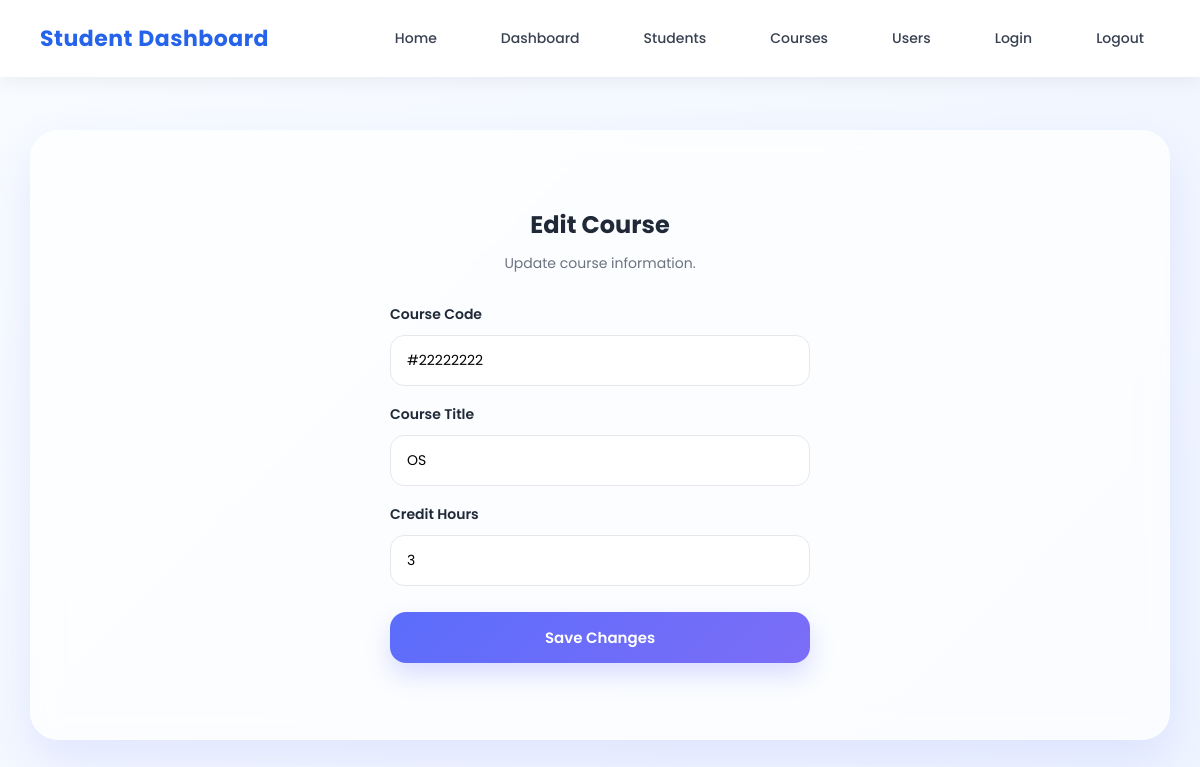
The app's page /courses/edit/1 (signed in) with its own data.
### app/models.py (models this page shows)
class Course(db.Model):
    __tablename__ = "courses"
    id = db.Column(db.Integer, primary_key=True)
    course_code = db.Column(db.String(50), unique=True, nullable=False)
    title = db.Column(db.String(120), nullable=False)
    credit_hours = db.Column(db.Integer, nullable=False)

### app/courses/routes.py (the view, shortened to what this page needs)
@courses.route("/edit/<int:course_id>", methods=["GET", "POST"])
@login_required
def edit_course(course_id):
    course = Course.query.get_or_404(course_id)
    return render_template("courses/edit_course.html", course=course)

### app/templates/courses/edit_course.html
{% extends "base.html" %}
{% block content %}
<div class="auth-container">
    <h2>Edit Course</h2>
    <p class="form-subtitle">Update course information.</p>
    <form method="POST">
        <label for="course_code">Course Code</label>
        <input type="text" name="course_code" id="course_code" value="{{ course.course_code }}">
        <label for="title">Course Title</label>
        <input type="text" name="title" id="title" value="{{ course.title }}">
        <label for="credit_hours">Credit Hours</label>
        <input type="number" name="credit_hours" id="credit_hours" value="{{ course.credit_hours }}">
        <button type="submit">Save Changes</button>
    </form>
</div>
{% endblock %}

### app/static/css/style.css (style rules this page uses)
* { margin: 0; padding: 0; box-sizing: border-box; }
:root { --bg-1: #f8fbff; --bg-2: #eef4ff; --primary: #5b6dfb; --primary-dark: #4657e6; --text-main: #1f2937; --text-soft: #6b7280; --white: #ffffff; --border: rgba(255, 255, 255, 0.25); --shadow: 0 20px 45px rgba(91, 109, 251, 0.12); }
body { font-family: 'Poppins', sans-serif; min-height: 100vh; background: radial-gradient(circle at top left, #dfe9ff 0%, transparent 30%), radial-gradient(circle at bottom right, #e7dcff 0%, transparent 28%), linear-gradient(135deg, var(--bg-1), var(--bg-2)); color: var(--text-main); }
h1, h2 { text-align: center; margin-bottom: 10px; color: var(--text-main); font-weight: 700; }
p { text-align: center; color: var(--text-soft); line-height: 1.7; margin-bottom: 18px; font-size: 14px; }
.form-subtitle { margin-bottom: 28px; }
form { display: flex; flex-direction: column; gap: 8px; }
label { font-size: 14px; font-weight: 600; color: var(--text-main); margin-bottom: 2px; }
input { width: 100%; padding: 14px 16px; border: 1px solid #e5e7eb; border-radius: 14px; font-size: 14px; font-family: inherit; background: rgba(255, 255, 255, 0.92); transition: 0.25s ease; margin-bottom: 10px; }
input::placeholder { color: #9ca3af; }
button { margin-top: 8px; border: none; border-radius: 16px; padding: 14px; background: linear-gradient(135deg, var(--primary), #7c6df8); color: white; font-size: 15px; font-weight: 600; font-family: inherit; cursor: pointer; transition: 0.25s ease; box-shadow: 0 12px 24px rgba(91, 109, 251, 0.22); }
body { font-family: 'Poppins', sans-serif; background: linear-gradient(135deg, #f8fbff, #eef4ff); color: #1f2937; }
.auth-container { flex: 1; display: flex; flex-direction: column; justify-content: center; padding: 40px; max-width: 500px; margin: auto; }

### records on screen
Course: course_code "#22222222", title "OS", credit_hours "3"
